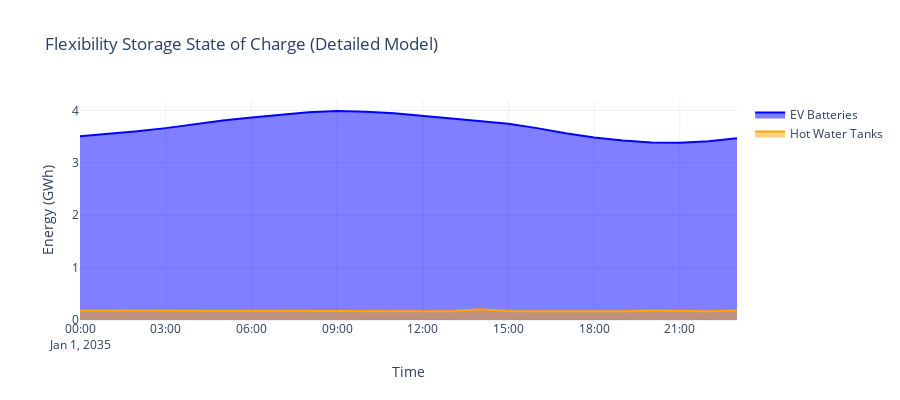

The notebook cell this image was saved under:
### Code cell
# Storage state of charge (detailed model only)
if len(n_detailed.stores_t.e) > 0:
    fig = go.Figure()
    
    # EV batteries
    ev_stores = n_detailed.stores[n_detailed.stores.carrier == 'EV battery']
    if len(ev_stores) > 0:
        ev_cols = [s for s in ev_stores.index if s in n_detailed.stores_t.e.columns]
        if ev_cols:
            ev_soc = n_detailed.stores_t.e[ev_cols].sum(axis=1)
            fig.add_trace(go.Scatter(
                x=ev_soc.index,
                y=ev_soc / 1000,
                name='EV Batteries',
                fill='tozeroy',
                line=dict(color='blue')
            ))
    
    # Hot water tanks
    hw_stores = n_detailed.stores[n_detailed.stores.carrier == 'hot water']
    if len(hw_stores) > 0:
        hw_cols = [s for s in hw_stores.index if s in n_detailed.stores_t.e.columns]
        if hw_cols:
            hw_soc = n_detailed.stores_t.e[hw_cols].sum(axis=1)
            fig.add_trace(go.Scatter(
                x=hw_soc.index,
                y=hw_soc / 1000,
                name='Hot Water Tanks',
                fill='tozeroy',
                line=dict(color='orange')
            ))
    
    fig.update_layout(
        title='Flexibility Storage State of Charge (Detailed Model)',
        xaxis_title='Time',
        yaxis_title='Energy (GWh)',
        height=400,
        template='plotly_white'
    )
    fig.show()
else:
    print('No store energy timeseries available')

### Figure 1 — Plotly figure (JSON) as saved in the notebook; plotly's stock layout.template omitted (floating-point values rounded to 4 significant figures)
{"data": [{"fill": "tozeroy", "line": {"color": "blue"}, "name": "EV Batteries", "type": "scatter", "x": ["2035-01-01T00:00:00.000000000", "2035-01-01T01:00:00.000000000", "2035-01-01T02:00:00.000000000", "2035-01-01T03:00:00.000000000", "2035-01-01T04:00:00.000000000", "2035-01-01T05:00:00.000000000", "2035-01-01T06:00:00.000000000", "2035-01-01T07:00:00.000000000", "2035-01-01T08:00:00.000000000", "2035-01-01T09:00:00.000000000", "2035-01-01T10:00:00.000000000", "2035-01-01T11:00:00.000000000", "2035-01-01T12:00:00.000000000", "2035-01-01T13:00:00.000000000", "2035-01-01T14:00:00.000000000", "2035-01-01T15:00:00.000000000", "2035-01-01T16:00:00.000000000", "2035-01-01T17:00:00.000000000", "2035-01-01T18:00:00.000000000", "2035-01-01T19:00:00.000000000", "2035-01-01T20:00:00.000000000", "2035-01-01T21:00:00.000000000", "2035-01-01T22:00:00.000000000", "2035-01-01T23:00:00.000000000"], "y": [3.508, 3.551, 3.604, 3.664, 3.737, 3.808, 3.866, 3.921, 3.969, 3.991, 3.979, 3.948, 3.899, 3.849, 3.803, 3.747, 3.664, 3.565, 3.487, 3.426, 3.391, 3.385, 3.412, 3.47]}, {"fill": "tozeroy", "line": {"color": "orange"}, "name": "Hot Water Tanks", "type": "scatter", "x": ["2035-01-01T00:00:00.000000000", "2035-01-01T01:00:00.000000000", "2035-01-01T02:00:00.000000000", "2035-01-01T03:00:00.000000000", "2035-01-01T04:00:00.000000000", "2035-01-01T05:00:00.000000000", "2035-01-01T06:00:00.000000000", "2035-01-01T07:00:00.000000000", "2035-01-01T08:00:00.000000000", "2035-01-01T09:00:00.000000000", "2035-01-01T10:00:00.000000000", "2035-01-01T11:00:00.000000000", "2035-01-01T12:00:00.000000000", "2035-01-01T13:00:00.000000000", "2035-01-01T14:00:00.000000000", "2035-01-01T15:00:00.000000000", "2035-01-01T16:00:00.000000000", "2035-01-01T17:00:00.000000000", "2035-01-01T18:00:00.000000000", "2035-01-01T19:00:00.000000000", "2035-01-01T20:00:00.000000000", "2035-01-01T21:00:00.000000000", "2035-01-01T22:00:00.000000000", "2035-01-01T23:00:00.000000000"], "y": [0.1822, 0.1811, 0.18, 0.1795, 0.1811, 0.1822, 0.1808, 0.1797, 0.1791, 0.1754, 0.1724, 0.176, 0.1711, 0.1665, 0.204, 0.1736, 0.1678, 0.1667, 0.1685, 0.1651, 0.1794, 0.1748, 0.166, 0.1802]}], "layout": {"height": 400, "title": {"text": "Flexibility Storage State of Charge (Detailed Model)"}, "xaxis": {"title": {"text": "Time"}}, "yaxis": {"title": {"text": "Energy (GWh)"}}}}
